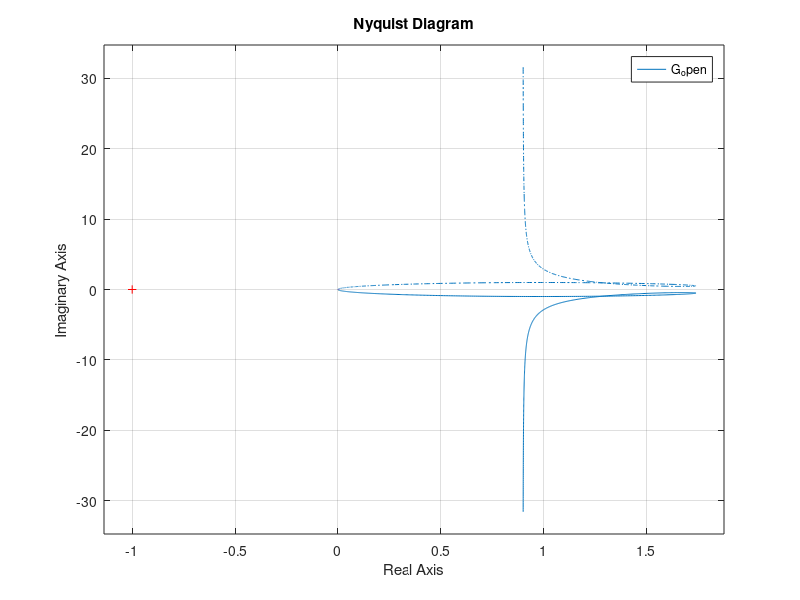
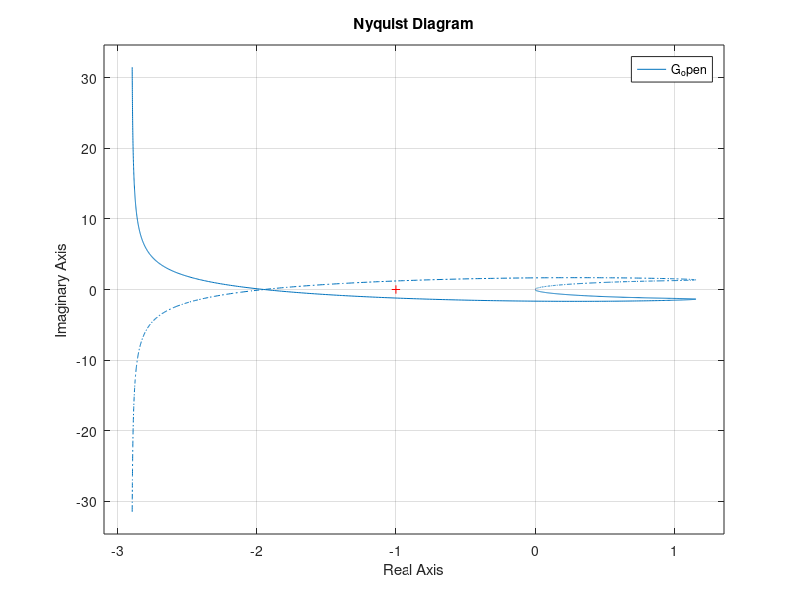
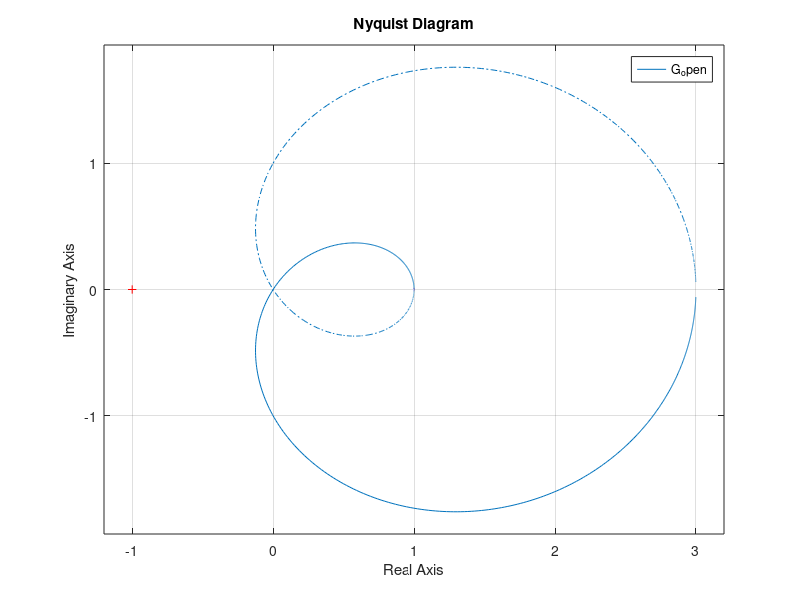
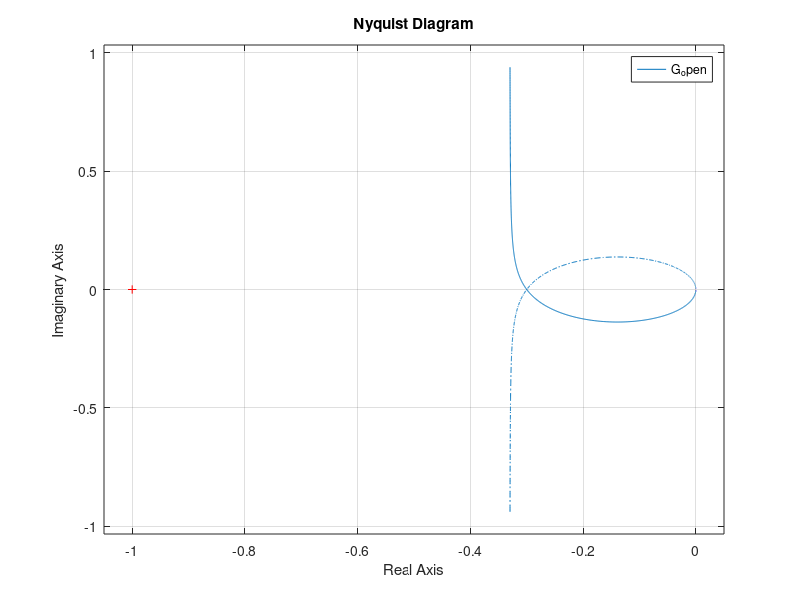

Recreate these plots in MATLAB, in order. (Note: this script raises an error after producing the figures.)
%% Question 1 %%

G = 1;
s = tf('s');

G_open   = G*(20*(s^2+s+0.5))/(s*(s+1)*(s+10))
G_closed = feedback(G_open,1);

figure(1);
nyquist(G_open);
% pzmap(G_closed);

%%

G = 1;
s = tf('s');

G_open = G*(20*(s^2+s+0.5))/(s*(s-1)*(s+10))
G_closed = feedback(G_open,1);

figure(2);
nyquist(G_open);
% pzmap(G_closed);

%%

G = 1;
s = tf('s');

G_open = G*(s^2+3)/((s+1)^2)
G_closed = feedback(G_open,1);

figure(3);
nyquist(G_open);
% pzmap(G_closed);

%%

G = 1;
s = tf('s');

G_open = G*(3*(s+1))/(s*(s-10));
G_closed = feedback(G_open,1);

figure(4);
nyquist(G_open);
% pzmap(G_closed);

%% Question 2 %%
clc
clear

s = tf('s');

G_open = (4/(s+2));
G_open.IODelay = 0.2;

figure(1);
nyquist(G_open);

%%

P = 2.294; % system with no gain crosses real at -0.436, so the gain needed to make unstable is -1/-0.436
G_closed_stable = feedback(G_open, 1);
G_closed_unstable = feedback(G_open, P);


figure(2);
step(G_closed_stable);
title("Closed loop step fucntion stable");
legend("P=1");

figure(3);
step(G_closed_unstable);
title("Closed loop step fucntion unstable");
legend("P = 2.294");

%%

s = tf('s');

G_open = (4/(s+2));
G_open.IODelay = 0.61;

G_closed_unstable = feedback(G_open, 1);

figure(1);
step(G_closed_unstable);
title("Closed loop step fucntion unstable");
legend("Delay = 0.61");

figure(2);
nyquist(G_open);
legend("Delay = 0.61");

%% Question 3 %%
clc; 
clear;

s = tf('s');
t_step = 0.0001;

G = 1000/(s+1000);

opt = c2dOptions('Method','tustin');
G_bilinear = c2d(G, t_step, opt');

opt = c2dOptions('Method','tustin','PrewarpFrequency', 1000);
G_bilinear_warp = c2d(G, t_step, opt);

opt = c2dOptions('Method','impulse');
G_impulse = c2d(G, t_step, opt');

opt = c2dOptions('Method','matched');
G_matched = c2d(G, t_step, opt');

% Plot the step responses
figure(1);
hold on;
step(G);
step(G_bilinear)
step(G_bilinear_warp);
step(G_impulse);
step(G_matched);
legend("Continuious Time", "Bilinear", "Bilinear Prewarp", "Impulse Invariance", "Matched Pole Zero")
hold off;

% Plot the impulse responses
figure(2)
hold on
impulse(G);
impulse(G_bilinear)
impulse(G_bilinear_warp);
impulse(G_impulse);
impulse(G_matched);
legend("Continuious Time", "Bilinear", "Bilinear Prewarp", "Impulse Invariance", "Matched Pole Zero")
hold off

% Plot the bode diagram
figure(3)
hold on
bode(G);
bode(G_bilinear)
bode(G_bilinear_warp);
bode(G_impulse);
bode(G_matched);
legend("Continuious Time", "Bilinear", "Bilinear Prewarp", "Impulse Invariance", "Matched Pole Zero")
hold off
